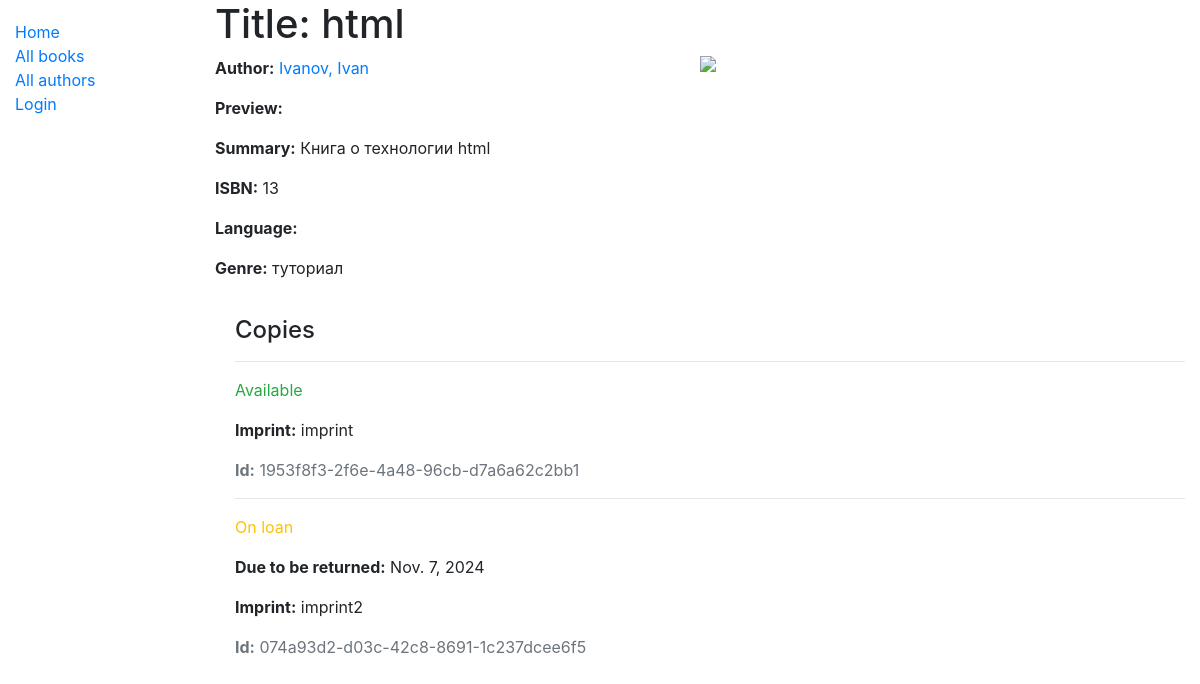
The app's page /catalog/book/1, older data.
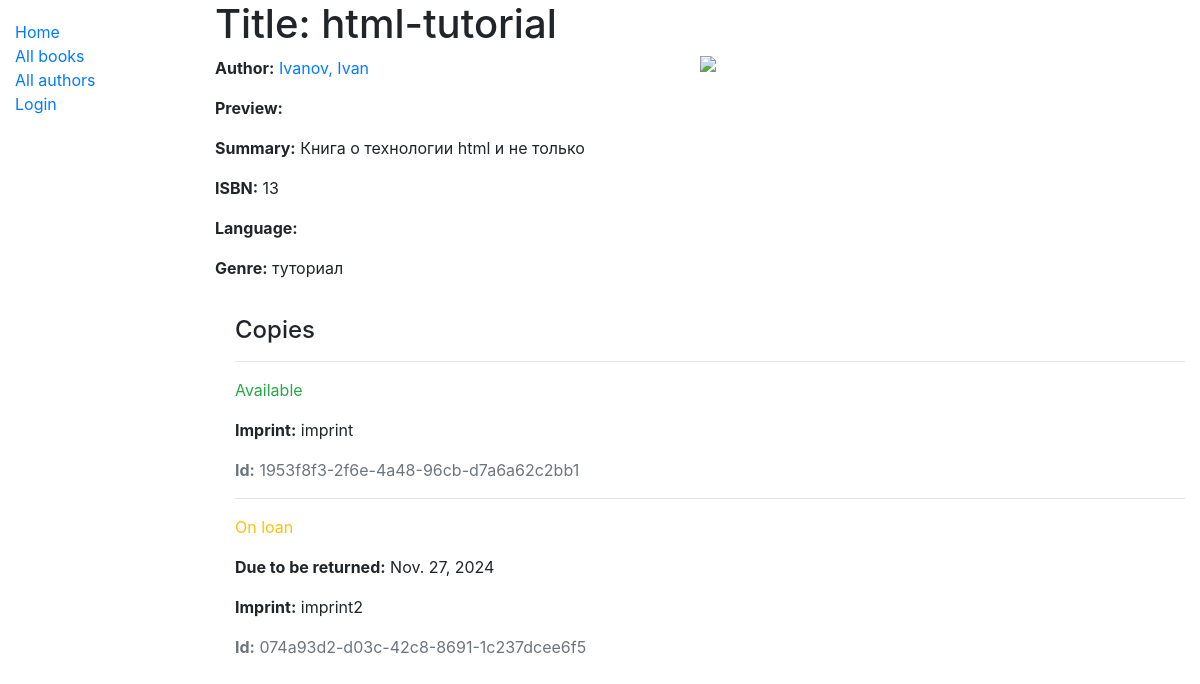
The same page, newer data.
### catalog/models.py (models this page shows, shortened)
class Book(models.Model):
    title = models.CharField(max_length=200)
    author = models.ForeignKey('Author', on_delete=models.SET_NULL, null=True)
    summary = models.TextField(max_length=1000, help_text="Enter a brief description of the book")
    isbn = models.CharField('ISBN',max_length=13, help_text='13 Character <a href="https://www.isbn-international.org/content/what-isbn">ISBN number</a>')
    genre = models.ManyToManyField(Genre, help_text="Select a genre for this book")
    preview = models.ImageField(upload_to='catalog/books')
    def display_genre(self):
        return ', '.join([ genre.name for genre in self.genre.all()[:3] ])
    display_genre.short_description = 'Genre'

class BookInstance(models.Model):
    id = models.UUIDField(primary_key=True, default=uuid.uuid4, help_text="Unique ID for this particular book across whole library")
    book = models.ForeignKey('Book', on_delete=models.SET_NULL, null=True)
    imprint = models.CharField(max_length=200)
    due_back = models.DateField(null=True, blank=True)
    borrower = models.ForeignKey(User, on_delete=models.SET_NULL, null=True, blank=True)
    LOAN_STATUS = (
        ('m', 'Maintenance'),
        ('o', 'On loan'),
        ('a', 'Available'),
        ('r', 'Reserved'),
    )
    status = models.CharField(max_length=1, choices=LOAN_STATUS, blank=True, default='m', help_text='Book availability')
    class Meta:
        ordering = ["due_back"]
        permissions = (("can_mark_returned", "Set book as returned"),)

class Author(models.Model):
    first_name = models.CharField(max_length=100)
    last_name = models.CharField(max_length=100)
    date_of_birth = models.DateField(null=True, blank=True)
    date_of_death = models.DateField('Died', null=True, blank=True)
    def get_absolute_url(self):
        return reverse('author-detail', args=[str(self.id)])
    def __str__(self):
        return '%s, %s' % (self.last_name, self.first_name)

### catalog/views.py (the view)
# urls.py: path('book/<int:pk>', views.BookDetailView.as_view(), name='book-detail'),
class BookDetailView(generic.DetailView):
    model = Book

### catalog/models.py (called while the page is built)
    def __str__(self):
        return self.name

### catalog/templates/catalog/book_detail.html
{% extends "base_generic.html" %}
{% block content %}
  <h1>Title: {{ book.title }}</h1>
<div class="d-flex justify-content-between">
  <div>
    <p><strong>Author:</strong> <a href="{{ book.author.get_absolute_url }}">{{ book.author }}</a></p>
    <p><strong>Preview:</strong></p>
  <p><strong>Summary:</strong> {{ book.summary }}</p>
  <p><strong>ISBN:</strong> {{ book.isbn }}</p>
  <p><strong>Language:</strong> {{ book.language }}</p>
  <p><strong>Genre:</strong> {% for genre in book.genre.all %} {{ genre }}{% if not forloop.last %}, {% endif %}{% endfor %}</p>
  </div>
  {% if book.preview %}
  <img class="w-50" src="{{ book.preview.url }}">
  {% endif %}
</div>
  <div style="margin-left:20px;margin-top:20px">
    <h4>Copies</h4>
    {% for copy in book.bookinstance_set.all %}
    <hr>
    <p class="{% if copy.status == 'a' %}text-success{% elif copy.status == 'd' %}text-danger{% else %}text-warning{% endif %}">{{ copy.get_status_display }}</p>
    {% if copy.status != 'a' %}<p><strong>Due to be returned:</strong> {{copy.due_back}}</p>{% endif %}
    <p><strong>Imprint:</strong> {{copy.imprint}}</p>
    <p class="text-muted"><strong>Id:</strong> {{copy.id}}</p>
    {% endfor %}
  </div>
{% endblock %}

Row changes from the older to the newer data that the page shows:
changed Book "Ivanov, Ivan": title "html" → "html-tutorial"; summary "Книга о технологии html" → "Книга о технологии html и не только"
changed BookInstance "On loan": due_back "Nov. 7, 2024" → "Nov. 27, 2024"
